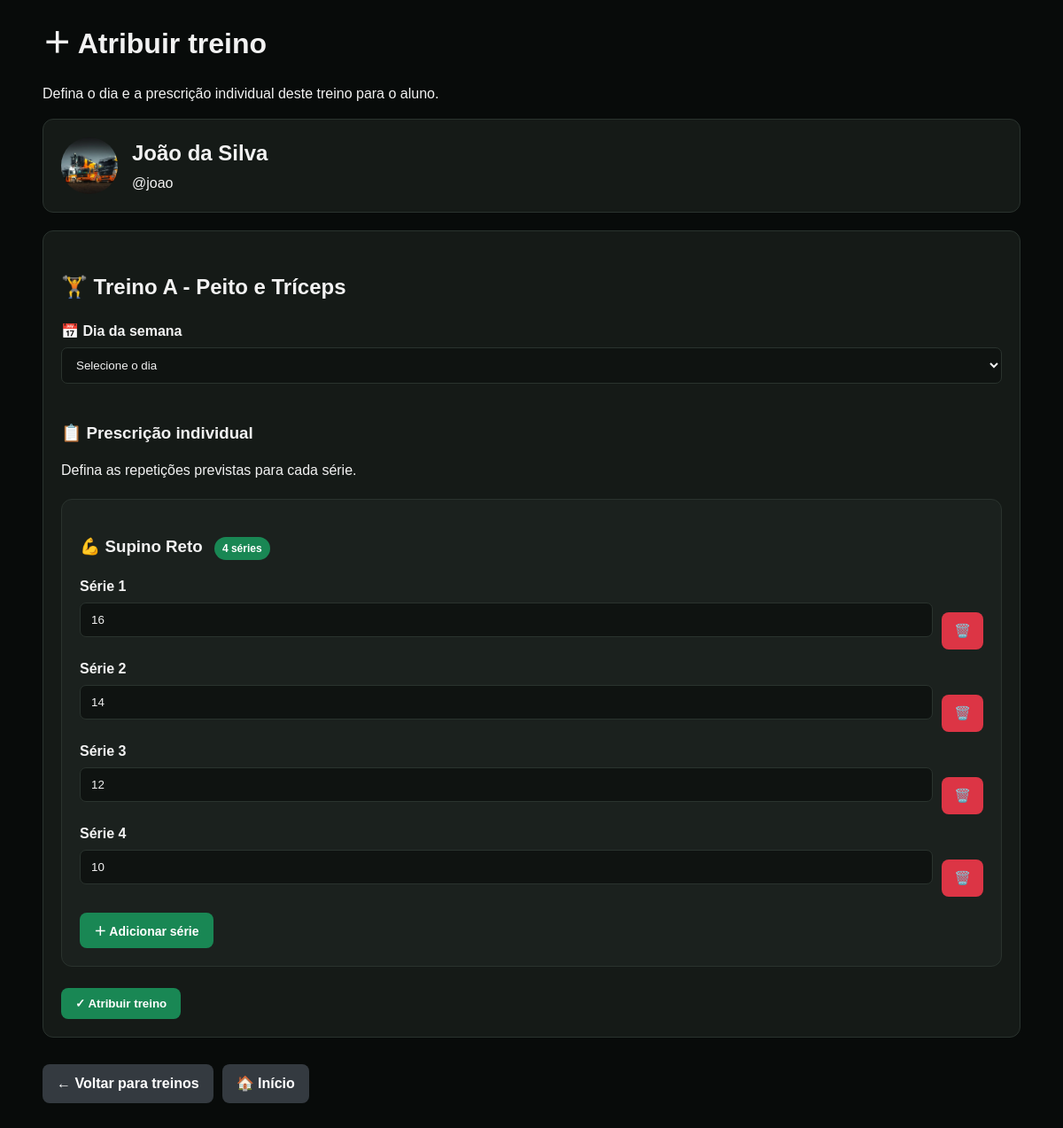
Page /alunos/2/treinos/atribuir (signed in) on the committed database.
### tables this page shows
CREATE TABLE usuarios (
            id INTEGER PRIMARY KEY AUTOINCREMENT,
            nome TEXT NOT NULL,
            usuario TEXT NOT NULL UNIQUE,
            senha TEXT NOT NULL,
            tipo TEXT NOT NULL DEFAULT 'aluno',
            ativo INTEGER NOT NULL DEFAULT 1
        , foto TEXT, responsavel_id INTEGER);

CREATE TABLE treinos (
            id INTEGER PRIMARY KEY AUTOINCREMENT,
            nome TEXT NOT NULL
        , descricao TEXT, dia_semana INTEGER, responsavel_id INTEGER);

CREATE TABLE treino_exercicios (
            id INTEGER PRIMARY KEY AUTOINCREMENT,
            treino_id INTEGER NOT NULL,
            exercicio_id INTEGER NOT NULL,
            ordem INTEGER NOT NULL, progressao TEXT NOT NULL DEFAULT "automatica", incremento REAL NOT NULL DEFAULT 2.5,
            FOREIGN KEY (treino_id) REFERENCES treinos(id),
            FOREIGN KEY (exercicio_id) REFERENCES exercicios(id)
        );

CREATE TABLE exercicios (
            id INTEGER PRIMARY KEY AUTOINCREMENT,
            nome TEXT NOT NULL,
            grupo_muscular TEXT NOT NULL,
            equipamento TEXT,
            repeticoes_min INTEGER,
            repeticoes_max INTEGER,
            incremento_carga REAL
        , video_url TEXT, responsavel_id INTEGER);

### app.py (the view, shortened to what this page needs)
@app.route(
    "/alunos/<int:aluno_id>/treinos/atribuir",
    methods=["GET", "POST"]
)
@login_obrigatorio
def atribuir_treino(aluno_id):
    usuario_id = session["usuario_id"]
    conn = conectar()
    cursor = conn.cursor()
    if usuario_e_owner():
        cursor.execute("""
            SELECT
                id,
                nome,
                usuario,
                ativo,
                foto
            FROM usuarios
            WHERE id = ?
              AND tipo = 'aluno'
        """, (
            aluno_id,
        ))
    else:
        conn.close()
        return redirect("/")
    aluno = cursor.fetchone()
    if not aluno:
        conn.close()
        return redirect("/alunos")
    def carregar_treinos():
        if usuario_e_owner():
            cursor.execute("""
                SELECT
                    id,
                    nome,
                    descricao
                FROM treinos
                ORDER BY nome
            """)
        treinos_db = cursor.fetchall()
        treinos = []
        for treino in treinos_db:
            cursor.execute("""
                SELECT
                    te.id,
                    te.exercicio_id,
                    te.ordem,
                    te.progressao,
                    te.incremento,
                    e.nome,
                    e.grupo_muscular,
                    e.equipamento,
                    e.video_url
                FROM treino_exercicios te

                INNER JOIN exercicios e
                    ON e.id = te.exercicio_id

                WHERE te.treino_id = ?

                ORDER BY
                    te.ordem,
                    te.id
            """, (
                treino["id"],
            ))
            exercicios_db = cursor.fetchall()
            exercicios = []
            for exercicio in exercicios_db:
                treino_exercicio_id = exercicio["id"]
                cursor.execute("""
                    SELECT
                        numero_serie,
                        repeticoes_prescritas
                    FROM treino_series
                    WHERE treino_exercicio_id = ?
                    ORDER BY numero_serie
                """, (
                    treino_exercicio_id,
                ))
                series_db = cursor.fetchall()
                series = []
                for serie in series_db:
                    series.append({
                        "numero_serie": serie["numero_serie"],
                        "repeticoes_prescritas": serie[
                            "repeticoes_prescritas"
                        ]
                    })
                exercicios.append({
                    "id": treino_exercicio_id,
                    "exercicio_id": exercicio["exercicio_id"],
                    "ordem": exercicio["ordem"],
                    "nome": exercicio["nome"],
                    "grupo_muscular": exercicio["grupo_muscular"],
                    "equipamento": exercicio["equipamento"],
                    "video_url": exercicio["video_url"],
                    "progressao": exercicio["progressao"],
                    "incremento": exercicio["incremento"],
                    "series": series
                })
            treino_dict = {
                "id": treino["id"],
                "nome": treino["nome"],
                "descricao": treino["descricao"],
                "exercicios": exercicios
            }
            treinos.append(
                treino_dict
            )
        return treinos
    treinos = carregar_treinos()
    conn.close()
    return render_template(
        "atribuir_treino.html",
        aluno=aluno,
        treinos=treinos
    )

### app.py (called while the page is built)
def conectar():
    caminho_banco = os.environ.get("DATABASE_PATH", "meutreino.db")
    conn = sqlite3.connect(caminho_banco)
    conn.row_factory = sqlite3.Row
    return conn

def login_obrigatorio(func):
    @wraps(func)
    def wrapper(*args, **kwargs):
        if "usuario_id" not in session:
            return redirect("/login")
        return func(*args, **kwargs)
    return wrapper

def usuario_e_owner():
    return session.get("tipo") == "master"

### templates/atribuir_treino.html (shortened to what this page needs)
<!DOCTYPE html>
<html lang="pt-BR">
<head>
    <link rel="stylesheet"
          href="{{ url_for('static', filename='movyla.css') }}">
</head>
<body>
<div class="container">
    <div class="topo">
        <div>
            <h1>＋ Atribuir treino</h1>
            <p class="texto-muted">
                Defina o dia e a prescrição individual deste treino para o aluno.
            </p>
        </div>
    </div>
    <div class="card">
        <div style="
            display: flex;
            align-items: center;
            gap: 16px;
        ">
            {% if aluno["foto"] %}
                <img
                    src="{{ url_for(
                        'static',
                        filename='uploads/' + aluno['foto']
                    ) }}"
                    alt="Foto do aluno"
                    style="
                        width: 64px;
                        height: 64px;
                        border-radius: 50%;
                        object-fit: cover;
                    "
                >
            {% endif %}
            <div>
                <h2 style="margin: 0;">
                    {{ aluno["nome"] }}
                </h2>
                <p class="texto-muted"
                   style="margin: 4px 0 0;">
                    @{{ aluno["usuario"] }}
                </p>
            </div>
        </div>
    </div>
    {% if treinos %}
        {% for treino in treinos %}
        <div class="card">
            <h2>
                🏋️ {{ treino["nome"] }}
            </h2>
            <form
                method="POST"
                action="{{ url_for(
                    'atribuir_treino',
                    aluno_id=aluno['id']
                ) }}"
            >
                <div class="campo">
                    <label for="dia_{{ treino['id'] }}">
                        📅 Dia da semana
                    </label>
                    <select
                        id="dia_{{ treino['id'] }}"
                        name="dia_semana"
                        required
                    >
                        <option value="">
                            Selecione o dia
                        </option>
                    </select>
                </div>
                <div style="
                    margin-top: 28px;
                    margin-bottom: 20px;
                ">
                    <h3>
                        📋 Prescrição individual
                    </h3>
                    <p class="texto-muted">
                        Defina as repetições previstas para cada série.
                    </p>
                </div>
                {% if treino["exercicios"] %}
                    {% for exercicio in treino["exercicios"] %}
                    <div
                        class="card"
                        style="
                            margin-top: 16px;
                            background: #1b211e;
                        "
                    >
                        <h3>
                            💪 {{ exercicio["nome"] }}
                            <span
                                class="contador-series"
                                id="contador_{{ exercicio['id'] }}"
                            >
                            </span>
                        </h3>
                        <div
                            id="series_{{ exercicio['id'] }}"
                            style="margin-top: 18px;"
                        >
                            {% for serie in exercicio["series"] %}
                            <div
                                class="serie-item"
                                data-serie="{{ serie['numero_serie'] }}"
                            >
                                <div class="campo">
                                    <label>
                                    </label>
                                    <input
                                        type="number"
                                        min="0"
                                        name="repeticoes_{{ exercicio['id'] }}_{{ serie['numero_serie'] }}"
                                        value="{% if serie['repeticoes_prescritas'] is not none %}{{ serie['repeticoes_prescritas'] }}{% endif %}"
                                        placeholder="Reps"
                                    >
                                </div>
                                <button
                                    type="button"
                                    class="btn-excluir-serie"
                                    onclick="excluirSerie(
                                        this,
                                        {{ exercicio['id'] }}
                                    )"
                                    title="Excluir série"
                                >
                                    🗑️
                                </button>
                            </div>
                            {% endfor %}
                        </div>
                        <button
                            type="button"
                            class="btn-adicionar-serie"
                            onclick="adicionarSerie(
                                {{ exercicio['id'] }}
                            )"
                        >
                            ＋ Adicionar série
                        </button>
                    </div>
                    {% endfor %}
                {% else %}
                    <div class="alert alert-warning">
                        ⚠️ Este treino ainda não possui exercícios cadastrados.
                    </div>
                {% endif %}
                <div style="
                    margin-top: 24px;
                ">
                    <button
                        type="submit"
                        class="btn btn-primary"
                    >
                        ✓ Atribuir treino
                    </button>
                </div>
            </form>
        </div>
        {% endfor %}
    {% endif %}
    <div style="
        margin-top: 30px;
        display: flex;
        gap: 10px;
        flex-wrap: wrap;
    ">
        <a
            href="{{ url_for(
                'aluno_treinos',
                aluno_id=aluno['id']
            ) }}"
            class="btn btn-secondary"
        >
            ← Voltar para treinos
        </a>
        <a
            href="{{ url_for('inicio') }}"
            class="btn btn-secondary"
        >
            🏠 Início
        </a>
    </div>
</div>
</body>
</html>

### static/movyla.css (style rules this page uses)
:root { --movyla-green: #198754; --movyla-green-dark: #157347; --movyla-black: #080b0a; --movyla-dark: #101412; --movyla-card: #151a17; --movyla-card-2: #1b211e; --movyla-border: #2a332e; --movyla-text: #f2f2f2; --movyla-muted: #aeb7b1; --movyla-danger: #dc3545; --movyla-warning: #ffc107; }
* { box-sizing: border-box; }
html { background: var(--movyla-black); }
body { margin: 0; padding: 0; background: var(--movyla-black); color: var(--movyla-text); font-family: Arial, Helvetica, sans-serif; line-height: 1.5; }
.container { width: 92%; max-width: 1200px; margin: 0 auto; padding: 25px 0 40px; }
h1, h2, h3, h4 { color: var(--movyla-text); }
h1 { margin-top: 0; }
h2 { margin-top: 25px; }
h3 { margin-bottom: 8px; }
a { color: #6fd89d; text-decoration: none; }
button, .btn, input[type="submit"], input[type="button"] { display: inline-block; border: none; border-radius: 8px; padding: 10px 16px; background: var(--movyla-green); color: #ffffff; font-weight: bold; cursor: pointer; text-decoration: none; transition: 0.2s ease; }
.btn-secondary { background: #343a40; }
label { display: block; margin-bottom: 6px; color: var(--movyla-text); font-weight: bold; }
input, select, textarea { width: 100%; padding: 11px 12px; margin-bottom: 14px; border: 1px solid var(--movyla-border); border-radius: 7px; background: #0f1311; color: var(--movyla-text); outline: none; }
input::placeholder, textarea::placeholder { color: #7d8780; }
.card { background: var(--movyla-card); border: 1px solid var(--movyla-border); border-radius: 12px; padding: 20px; margin-bottom: 20px; }

### templates/atribuir_treino.html (style rules this page uses)
.serie-item { display: flex; align-items: end; gap: 10px; margin-bottom: 10px; }
.serie-item .campo { flex: 1; margin: 0; }
.btn-excluir-serie { background: #dc3545; color: white; border: none; border-radius: 8px; padding: 10px 14px; cursor: pointer; font-size: 15px; height: 42px; }
.btn-adicionar-serie { margin-top: 8px; background: #198754; color: white; border: none; border-radius: 8px; padding: 10px 16px; cursor: pointer; font-size: 14px; }
.contador-series { display: inline-block; margin-left: 8px; padding: 4px 9px; border-radius: 20px; background: #198754; color: white; font-size: 12px; }

### rows in the picture
usuarios: foto (picture), nome "João da Silva", usuario "joao"
treinos: nome "Treino A - Peito e Tríceps"
treino_exercicios: nome "Supino Reto", repeticoes_prescritas "16" "14" "12" "10"
